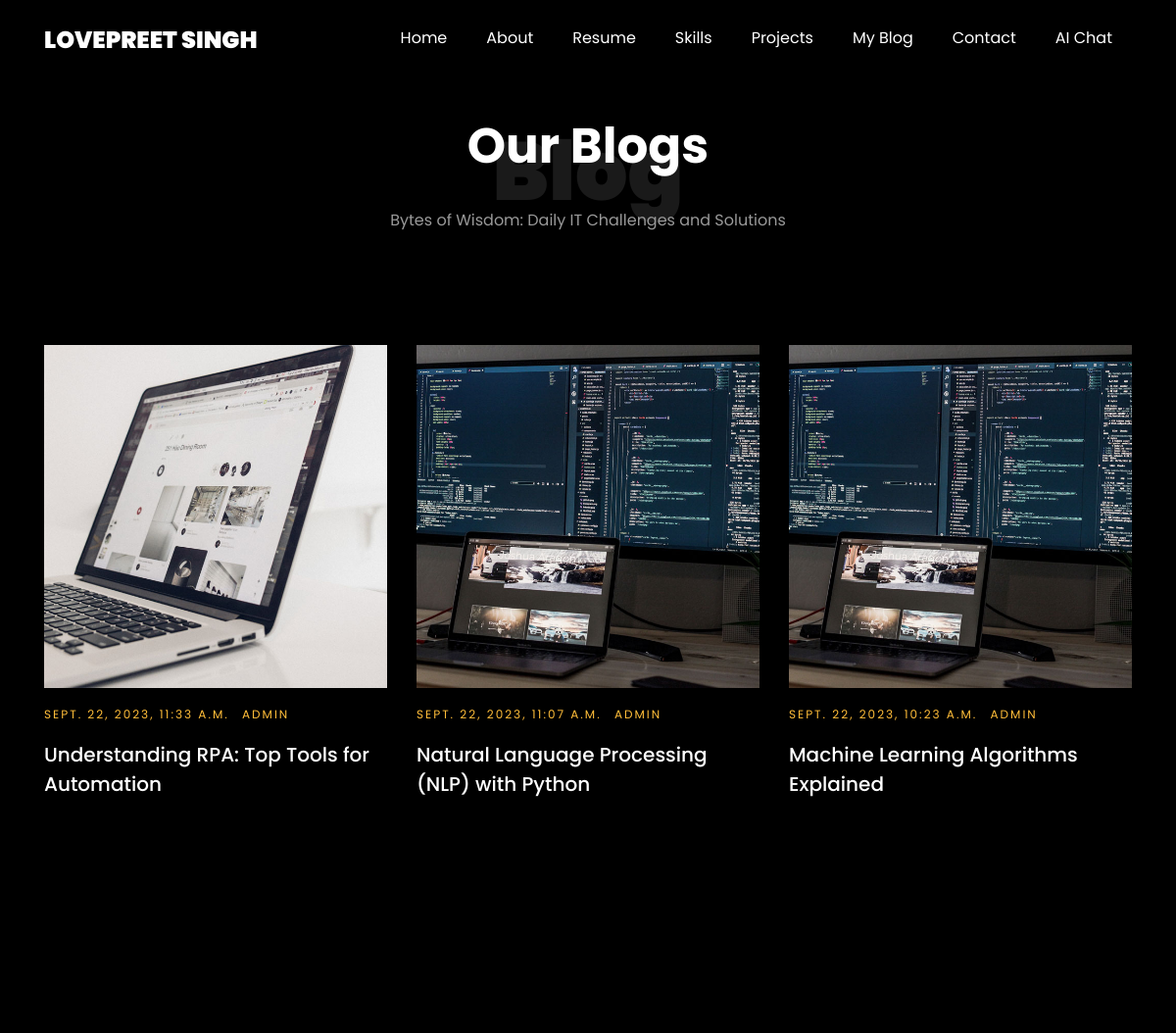
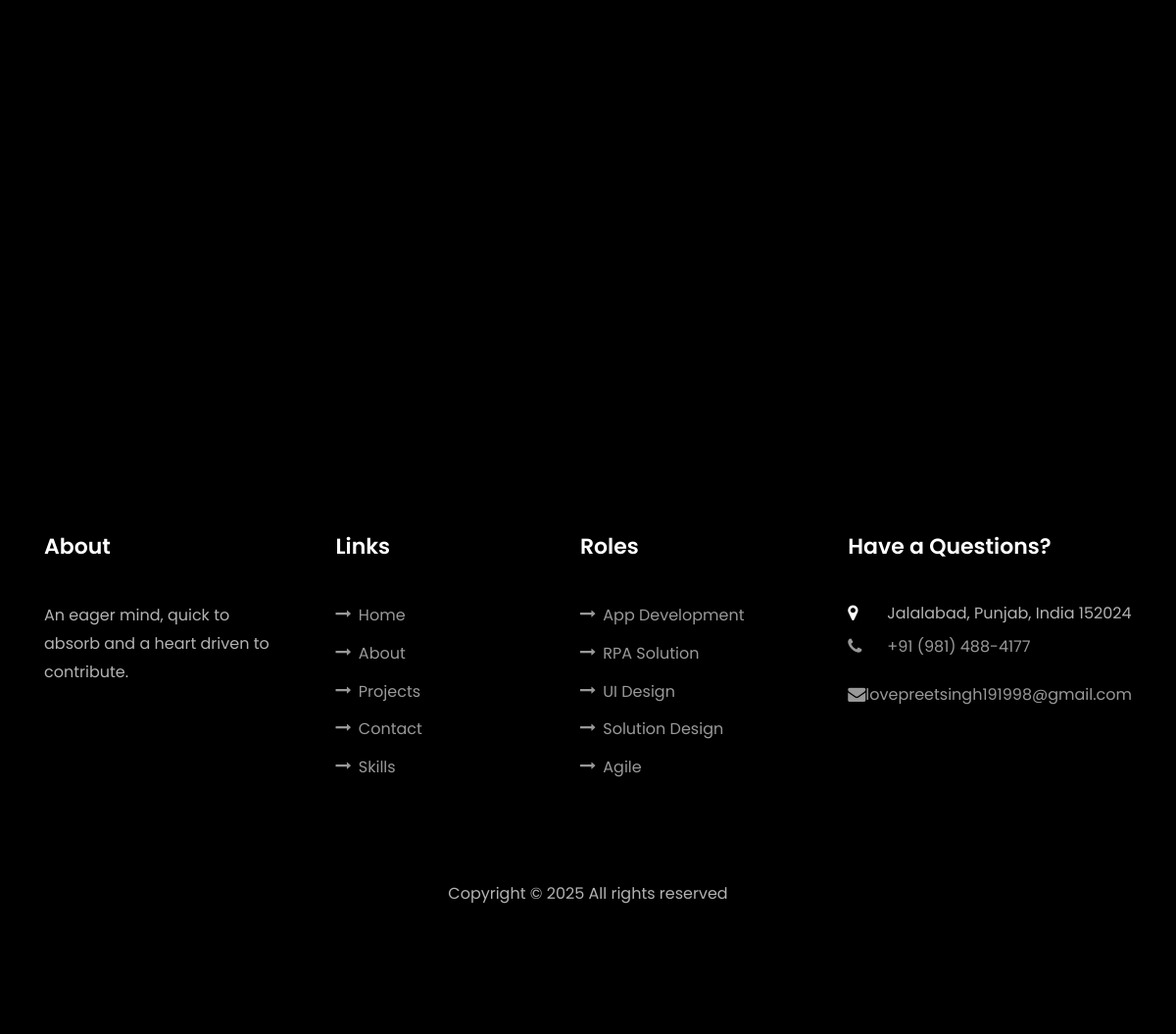
The app's page /blogs/ with its own data (2 pictures, top to bottom).
### home/models.py (models this page shows, shortened)
class Post(models.Model):
    title = models.CharField(max_length=200, unique=True)
    slug = models.SlugField(max_length=200, unique=True)
    author = models.ForeignKey(User, on_delete= models.CASCADE,related_name='blog_posts')
    updated_on = models.DateTimeField(auto_now= True)
    content = models.TextField()
    created_on = models.DateTimeField(auto_now_add=True)
    status = models.IntegerField(choices=STATUS, default=0)
    imageurl = models.CharField(max_length=255,unique=False)
    tags = models.ManyToManyField(Tag, blank=True)  # Many-to-many relationship with tags
    categories = models.ManyToManyField(Category, blank=True)  # Many-to-many relationship with categories
    class Meta:
        ordering = ['-created_on']

### home/views.py (the view)
# urls.py: path('blogs/', views.blog_result, name='blog_results'),
def blog_result(request ):
    blogs = Post.objects.all()
    return render(request, 'blog_results.html', {'posts':blogs,'title':"Our"})

### templates/blog_results.html (shortened to what this page needs)
{% extends "base.html" %}
{% load static %}
{% block body %}
<section class="ftco-section" id="blog">
  <div class="container">
    <div class="row justify-content-center mb-5 pb-5">
      <div class="col-md-7 heading-section text-center ftco-animate">
        <h1 class="big big-2">Blog</h1>
        <h2 class="mb-4">{{ title }} Blogs</h2>
        <p>Bytes of Wisdom: Daily IT Challenges and Solutions</p>
      </div>
    </div>
    <div class="row d-flex">
    {% for post in posts %}
      <div class="col-md-4 d-flex ftco-animate">
        <div class="blog-entry justify-content-end">
        <a href="{% url 'blog_post' post.id %}" class="block-20" style="background-image: url('{% static post.imageurl %}');">
        </a>
        <div class="text mt-3 float-right d-block">
          <div class="d-flex align-items-center mb-3 meta">
            <p class="mb-0">
            <span class="mr-2">{{ post.created_on }}</span>
            <span class="mr-2">{{ post.author }}</span>
            </p>
          </div>
          <h3 class="heading"><a href="{% url 'blog_post' post.id %}">{{ post.title }}</a>
          </h3>
        </div>
        </div>
      </div>
      {% endfor %}
    </div>
  </div>
</section>
{% endblock body %}

### records on screen
Post: imageurl (picture), created_on "SEPT. 22, 2023, 11:33 A.M.", author "ADMIN", title "Understanding RPA: Top Tools for Automation"
Post: imageurl (picture), created_on "SEPT. 22, 2023, 11:07 A.M.", author "ADMIN", title "Natural Language Processing (NLP) with Python"
Post: imageurl (picture), created_on "SEPT. 22, 2023, 10:23 A.M.", author "ADMIN", title "Machine Learning Algorithms Explained"

### other values on screen
{{ title }} "Our"
